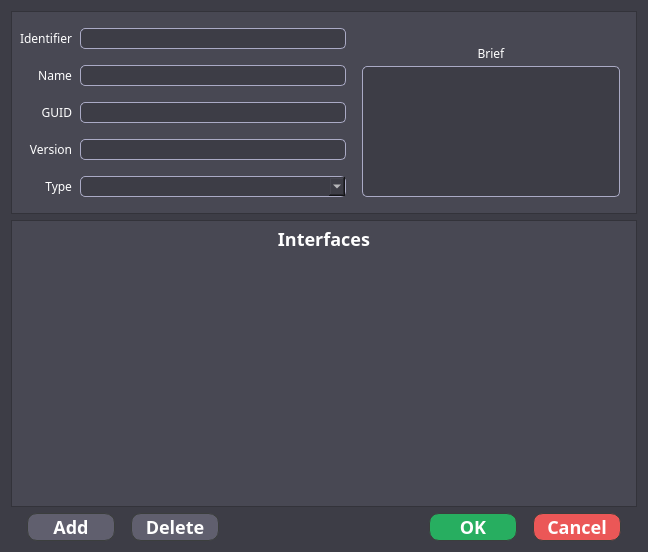
<?xml version="1.0" encoding="UTF-8"?>
<ui version="4.0">
 <class>edit_component_dialog</class>
 <widget class="QDialog" name="edit_component_dialog">
  <property name="geometry">
   <rect>
    <x>0</x>
    <y>0</y>
    <width>648</width>
    <height>552</height>
   </rect>
  </property>
  <property name="minimumSize">
   <size>
    <width>648</width>
    <height>552</height>
   </size>
  </property>
  <property name="maximumSize">
   <size>
    <width>648</width>
    <height>552</height>
   </size>
  </property>
  <property name="windowTitle">
   <string>Edit commponent</string>
  </property>
  <property name="styleSheet">
   <string notr="true">font-family: Source Sans Pro;
background-color: #3D3D46;
color: #ffffff;</string>
  </property>
  <layout class="QGridLayout" name="gridLayout">
   <item row="1" column="0" colspan="5">
    <widget class="QFrame" name="frame_2">
     <property name="minimumSize">
      <size>
       <width>0</width>
       <height>100</height>
      </size>
     </property>
     <property name="styleSheet">
      <string notr="true">background-color: #484853;
border: 1px solid #33333A;</string>
     </property>
     <property name="frameShape">
      <enum>QFrame::StyledPanel</enum>
     </property>
     <property name="frameShadow">
      <enum>QFrame::Raised</enum>
     </property>
     <layout class="QVBoxLayout" name="verticalLayout">
      <property name="spacing">
       <number>0</number>
      </property>
      <property name="leftMargin">
       <number>0</number>
      </property>
      <property name="topMargin">
       <number>0</number>
      </property>
      <property name="rightMargin">
       <number>0</number>
      </property>
      <property name="bottomMargin">
       <number>0</number>
      </property>
      <item>
       <widget class="QLabel" name="interfaces_lbl">
        <property name="minimumSize">
         <size>
          <width>0</width>
          <height>36</height>
         </size>
        </property>
        <property name="maximumSize">
         <size>
          <width>16777215</width>
          <height>36</height>
         </size>
        </property>
        <property name="styleSheet">
         <string notr="true">font-family: Source Sans Pro;
font-weight: bold;
font-size: 18px;
color: #FFFFFF;
border: none;</string>
        </property>
        <property name="text">
         <string>Interfaces</string>
        </property>
        <property name="alignment">
         <set>Qt::AlignCenter</set>
        </property>
       </widget>
      </item>
      <item>
       <widget class="QTreeView" name="interfaces_view">
        <property name="styleSheet">
         <string notr="true">QTreeView {
        border: none;
}

QTreeView::item {
        font-size: 14px;
        height: 28px;
        border: 1px solid #33333A;
        background: #605F6E;
}

QHeaderView {
                qproperty-defaultAlignment: AlignCenter;
}

QHeaderView {
        border: none;
}

QHeaderView::section {
        color: #ffffff;
        background-color: #252434;
        border: none;
        height: 36px;
        
}</string>
        </property>
        <property name="textElideMode">
         <enum>Qt::ElideMiddle</enum>
        </property>
        <attribute name="headerStretchLastSection">
         <bool>false</bool>
        </attribute>
       </widget>
      </item>
     </layout>
    </widget>
   </item>
   <item row="0" column="0" colspan="5">
    <widget class="QFrame" name="frame">
     <property name="styleSheet">
      <string notr="true">background: #484853;
border: 1px solid #33333A;</string>
     </property>
     <property name="frameShape">
      <enum>QFrame::StyledPanel</enum>
     </property>
     <property name="frameShadow">
      <enum>QFrame::Raised</enum>
     </property>
     <layout class="QGridLayout" name="gridLayout_2">
      <property name="leftMargin">
       <number>8</number>
      </property>
      <property name="topMargin">
       <number>16</number>
      </property>
      <property name="rightMargin">
       <number>16</number>
      </property>
      <property name="bottomMargin">
       <number>16</number>
      </property>
      <property name="horizontalSpacing">
       <number>8</number>
      </property>
      <property name="verticalSpacing">
       <number>16</number>
      </property>
      <item row="1" column="0">
       <widget class="QLabel" name="name_lbl">
        <property name="styleSheet">
         <string notr="true">border: none;
color: #ffffff;</string>
        </property>
        <property name="text">
         <string>Name</string>
        </property>
        <property name="alignment">
         <set>Qt::AlignRight|Qt::AlignTrailing|Qt::AlignVCenter</set>
        </property>
       </widget>
      </item>
      <item row="2" column="0">
       <widget class="QLabel" name="guid_lbl">
        <property name="styleSheet">
         <string notr="true">border: none;
color: #ffffff;</string>
        </property>
        <property name="text">
         <string>GUID</string>
        </property>
        <property name="alignment">
         <set>Qt::AlignRight|Qt::AlignTrailing|Qt::AlignVCenter</set>
        </property>
       </widget>
      </item>
      <item row="2" column="1">
       <widget class="QLineEdit" name="guid_view">
        <property name="styleSheet">
         <string notr="true">background-color: #3D3D46;
border: 1px solid #AAAAC5;
border-radius: 5px;</string>
        </property>
        <property name="readOnly">
         <bool>true</bool>
        </property>
       </widget>
      </item>
      <item row="3" column="0">
       <widget class="QLabel" name="version_lbl">
        <property name="styleSheet">
         <string notr="true">border: none;
color: #ffffff;</string>
        </property>
        <property name="text">
         <string>Version</string>
        </property>
        <property name="alignment">
         <set>Qt::AlignRight|Qt::AlignTrailing|Qt::AlignVCenter</set>
        </property>
       </widget>
      </item>
      <item row="3" column="1">
       <widget class="QLineEdit" name="version_edit">
        <property name="styleSheet">
         <string notr="true">background-color: #3D3D46;
border: 1px solid #AAAAC5;
border-radius: 5px;</string>
        </property>
       </widget>
      </item>
      <item row="4" column="0">
       <widget class="QLabel" name="type_lbl">
        <property name="styleSheet">
         <string notr="true">border: none;
color: #ffffff;</string>
        </property>
        <property name="text">
         <string>Type</string>
        </property>
        <property name="alignment">
         <set>Qt::AlignRight|Qt::AlignTrailing|Qt::AlignVCenter</set>
        </property>
       </widget>
      </item>
      <item row="4" column="1">
       <widget class="QComboBox" name="type_box">
        <property name="styleSheet">
         <string notr="true">background-color: #3D3D46;
border: 1px solid #AAAAC5;
border-radius: 5px;</string>
        </property>
       </widget>
      </item>
      <item row="1" column="1">
       <widget class="QLineEdit" name="name_edit">
        <property name="styleSheet">
         <string notr="true">background-color: #3D3D46;
border: 1px solid #AAAAC5;
border-radius: 5px;</string>
        </property>
       </widget>
      </item>
      <item row="0" column="0">
       <widget class="QLabel" name="identifier_lbl">
        <property name="styleSheet">
         <string notr="true">border: none;
color: #ffffff;</string>
        </property>
        <property name="text">
         <string>Identifier</string>
        </property>
        <property name="alignment">
         <set>Qt::AlignRight|Qt::AlignTrailing|Qt::AlignVCenter</set>
        </property>
       </widget>
      </item>
      <item row="0" column="1">
       <widget class="QLineEdit" name="Identifier_edit">
        <property name="styleSheet">
         <string notr="true">background-color: #3D3D46;
border: 1px solid #AAAAC5;
border-radius: 5px;</string>
        </property>
       </widget>
      </item>
      <item row="0" column="2" rowspan="5">
       <layout class="QVBoxLayout" name="verticalLayout_2">
        <property name="spacing">
         <number>4</number>
        </property>
        <property name="leftMargin">
         <number>8</number>
        </property>
        <item>
         <widget class="QLabel" name="brief_lbl">
          <property name="minimumSize">
           <size>
            <width>0</width>
            <height>34</height>
           </size>
          </property>
          <property name="maximumSize">
           <size>
            <width>16777215</width>
            <height>34</height>
           </size>
          </property>
          <property name="styleSheet">
           <string notr="true">border: none;
color: #ffffff;</string>
          </property>
          <property name="text">
           <string>Brief</string>
          </property>
          <property name="alignment">
           <set>Qt::AlignBottom|Qt::AlignHCenter</set>
          </property>
         </widget>
        </item>
        <item>
         <widget class="QTextEdit" name="brief_edit">
          <property name="styleSheet">
           <string notr="true">background-color: #3D3D46;
border: 1px solid #AAAAC5;
border-radius: 5px;</string>
          </property>
         </widget>
        </item>
       </layout>
      </item>
     </layout>
    </widget>
   </item>
   <item row="2" column="0" colspan="5">
    <layout class="QHBoxLayout" name="horizontalLayout_2">
     <property name="spacing">
      <number>16</number>
     </property>
     <property name="leftMargin">
      <number>16</number>
     </property>
     <property name="rightMargin">
      <number>16</number>
     </property>
     <item>
      <widget class="QPushButton" name="addBtn">
       <property name="minimumSize">
        <size>
         <width>88</width>
         <height>28</height>
        </size>
       </property>
       <property name="maximumSize">
        <size>
         <width>88</width>
         <height>28</height>
        </size>
       </property>
       <property name="styleSheet">
        <string notr="true">QPushButton {
        background-color: #605F6E;
        border: 1px solid #3B3E3D;
        border-radius: 10px;
        font-size: 18px;
        font-weight: bold;
}

QPushButton:hover {
        background: #605F6E;
        border: 1px solid #7B59FF;
}

QPushButton:pressed {
        background: #7B59FF;
}</string>
       </property>
       <property name="text">
        <string>Add</string>
       </property>
      </widget>
     </item>
     <item>
      <widget class="QPushButton" name="deleteBtn">
       <property name="minimumSize">
        <size>
         <width>88</width>
         <height>28</height>
        </size>
       </property>
       <property name="maximumSize">
        <size>
         <width>88</width>
         <height>28</height>
        </size>
       </property>
       <property name="styleSheet">
        <string notr="true">QPushButton {
        background-color: #605F6E;
        border: 1px solid #3B3E3D;
        border-radius: 10px;
        font-size: 18px;
        font-weight: bold;
}

QPushButton:hover {
        background: #605F6E;
        border: 1px solid #7B59FF;
}

QPushButton:pressed {
        background: #7B59FF;
}</string>
       </property>
       <property name="text">
        <string>Delete</string>
       </property>
      </widget>
     </item>
     <item>
      <spacer name="horizontalSpacer">
       <property name="orientation">
        <enum>Qt::Horizontal</enum>
       </property>
       <property name="sizeHint" stdset="0">
        <size>
         <width>40</width>
         <height>20</height>
        </size>
       </property>
      </spacer>
     </item>
     <item>
      <widget class="QPushButton" name="okBtn">
       <property name="minimumSize">
        <size>
         <width>88</width>
         <height>28</height>
        </size>
       </property>
       <property name="maximumSize">
        <size>
         <width>88</width>
         <height>28</height>
        </size>
       </property>
       <property name="styleSheet">
        <string notr="true">QPushButton {
        font-size: 18px;
        background: #27AE60;
        border: 1px solid #3B3E3D;
        border-radius: 10px;
        font-weight: bold;
}

QPushButton:hover {
        background: #46CE7F;
        border: 1px solid #3B3E3D;
}</string>
       </property>
       <property name="text">
        <string>OK</string>
       </property>
      </widget>
     </item>
     <item>
      <widget class="QPushButton" name="cancelBtn">
       <property name="minimumSize">
        <size>
         <width>88</width>
         <height>28</height>
        </size>
       </property>
       <property name="maximumSize">
        <size>
         <width>88</width>
         <height>28</height>
        </size>
       </property>
       <property name="styleSheet">
        <string notr="true">QPushButton {
        font-size: 18px;
        background: #EB5757;
        border: 1px solid #3B3E3D;
        border-radius: 10px;
        font-weight: bold;
}

QPushButton:hover {
        background: #F87E7E;
        border: 1px solid #3B3E3D;
}</string>
       </property>
       <property name="text">
        <string>Cancel</string>
       </property>
      </widget>
     </item>
    </layout>
   </item>
  </layout>
 </widget>
 <resources/>
 <connections/>
</ui>
